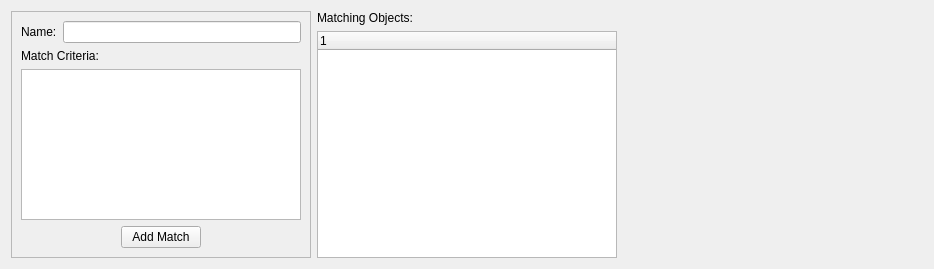
<?xml version="1.0" encoding="UTF-8"?>
<ui version="4.0">
 <class>DynamicGroupDialog_q</class>
 <widget class="QWidget" name="DynamicGroupDialog_q">
  <property name="geometry">
   <rect>
    <x>0</x>
    <y>0</y>
    <width>934</width>
    <height>269</height>
   </rect>
  </property>
  <property name="windowTitle">
   <string>Form</string>
  </property>
  <layout class="QHBoxLayout" name="horizontalLayout_3">
   <item>
    <widget class="QFrame" name="frame">
     <property name="frameShape">
      <enum>QFrame::StyledPanel</enum>
     </property>
     <property name="frameShadow">
      <enum>QFrame::Raised</enum>
     </property>
     <layout class="QVBoxLayout" name="verticalLayout">
      <item>
       <layout class="QHBoxLayout" name="horizontalLayout_2">
        <item>
         <widget class="QLabel" name="nameLabel">
          <property name="text">
           <string>Name:</string>
          </property>
         </widget>
        </item>
        <item>
         <widget class="QLineEdit" name="nameEdit"/>
        </item>
       </layout>
      </item>
      <item>
       <widget class="QLabel" name="label">
        <property name="text">
         <string>Match Criteria:</string>
        </property>
       </widget>
      </item>
      <item>
       <widget class="QTableView" name="criteriaView"/>
      </item>
      <item>
       <layout class="QHBoxLayout" name="horizontalLayout">
        <item>
         <spacer name="horizontalSpacer_2">
          <property name="orientation">
           <enum>Qt::Horizontal</enum>
          </property>
          <property name="sizeHint" stdset="0">
           <size>
            <width>40</width>
            <height>20</height>
           </size>
          </property>
         </spacer>
        </item>
        <item>
         <widget class="QPushButton" name="addButton">
          <property name="text">
           <string>Add Match</string>
          </property>
         </widget>
        </item>
        <item>
         <spacer name="horizontalSpacer">
          <property name="orientation">
           <enum>Qt::Horizontal</enum>
          </property>
          <property name="sizeHint" stdset="0">
           <size>
            <width>40</width>
            <height>20</height>
           </size>
          </property>
         </spacer>
        </item>
       </layout>
      </item>
     </layout>
    </widget>
   </item>
   <item>
    <layout class="QVBoxLayout" name="verticalLayout_2">
     <item>
      <widget class="QLabel" name="label_3">
       <property name="text">
        <string>Matching Objects:</string>
       </property>
      </widget>
     </item>
     <item>
      <widget class="ObjectListView" name="matchedView">
       <column>
        <property name="text">
         <string notr="true">1</string>
        </property>
       </column>
      </widget>
     </item>
    </layout>
   </item>
   <item>
    <widget class="CommentKeywords" name="commentKeywords" native="true">
     <property name="sizePolicy">
      <sizepolicy hsizetype="Expanding" vsizetype="Expanding">
       <horstretch>0</horstretch>
       <verstretch>0</verstretch>
      </sizepolicy>
     </property>
    </widget>
   </item>
  </layout>
  <zorder>commentKeywords</zorder>
  <zorder>frame</zorder>
 </widget>
 <customwidgets>
  <customwidget>
   <class>CommentKeywords</class>
   <extends>QWidget</extends>
   <header>CommentKeywords.h</header>
   <container>1</container>
  </customwidget>
  <customwidget>
   <class>ObjectListView</class>
   <extends>QTreeWidget</extends>
   <header>ObjectListView.h</header>
  </customwidget>
 </customwidgets>
 <resources/>
 <connections>
  <connection>
   <sender>addButton</sender>
   <signal>clicked()</signal>
   <receiver>DynamicGroupDialog_q</receiver>
   <slot>addMatchClicked()</slot>
   <hints>
    <hint type="sourcelabel">
     <x>159</x>
     <y>235</y>
    </hint>
    <hint type="destinationlabel">
     <x>466</x>
     <y>134</y>
    </hint>
   </hints>
  </connection>
 </connections>
</ui>
